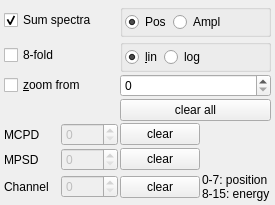
       <widget class="QWidget" name="tab">
        <attribute name="title">
         <string>Display</string>
        </attribute>
        <layout class="QGridLayout" name="gridLayout">
         <property name="leftMargin">
          <number>4</number>
         </property>
         <property name="topMargin">
          <number>4</number>
         </property>
         <property name="rightMargin">
          <number>4</number>
         </property>
         <property name="bottomMargin">
          <number>4</number>
         </property>
         <property name="spacing">
          <number>2</number>
         </property>
         <item row="7" column="1" colspan="2">
          <widget class="QSpinBox" name="dispMpsd">
           <property name="enabled">
            <bool>false</bool>
           </property>
           <property name="maximum">
            <number>7</number>
           </property>
          </widget>
         </item>
         <item row="8" column="1" colspan="2">
          <widget class="QSpinBox" name="dispChan">
           <property name="enabled">
            <bool>false</bool>
           </property>
           <property name="maximum">
            <number>15</number>
           </property>
          </widget>
         </item>
         <item row="8" column="3">
          <widget class="QPushButton" name="clearChan">
           <property name="text">
            <string>clear</string>
           </property>
           <property name="shortcut">
            <string/>
           </property>
          </widget>
         </item>
         <item row="4" column="3" colspan="2">
          <widget class="QSpinBox" name="zoomStart">
           <property name="maximum">
            <number>704</number>
           </property>
          </widget>
         </item>
         <item row="4" column="0" colspan="2">
          <widget class="QCheckBox" name="zoomBox">
           <property name="text">
            <string>&amp;zoom from</string>
           </property>
           <property name="shortcut">
            <string>Alt+Z</string>
           </property>
          </widget>
         </item>
         <item row="8" column="4">
          <widget class="QLabel" name="textLabel2">
           <property name="text">
            <string>0-7: position
8-15: energy</string>
           </property>
           <property name="wordWrap">
            <bool>false</bool>
           </property>
          </widget>
         </item>
         <item row="7" column="3">
          <widget class="QPushButton" name="clearMpsd">
           <property name="text">
            <string>clear</string>
           </property>
           <property name="shortcut">
            <string/>
           </property>
          </widget>
         </item>
         <item row="2" column="3" colspan="2">
          <widget class="QGroupBox" name="logGroup">
           <property name="enabled">
            <bool>true</bool>
           </property>
           <layout class="QHBoxLayout" name="horizontalLayout_2">
            <property name="spacing">
             <number>2</number>
            </property>
            <property name="leftMargin">
             <number>2</number>
            </property>
            <property name="topMargin">
             <number>2</number>
            </property>
            <property name="rightMargin">
             <number>2</number>
            </property>
            <property name="bottomMargin">
             <number>2</number>
            </property>
            <item>
             <widget class="QRadioButton" name="lin">
              <property name="text">
               <string>&amp;lin</string>
              </property>
              <property name="shortcut">
               <string>Alt+L</string>
              </property>
              <property name="checked">
               <bool>true</bool>
              </property>
             </widget>
            </item>
            <item>
             <widget class="QRadioButton" name="log">
              <property name="text">
               <string>log</string>
              </property>
             </widget>
            </item>
            <item>
             <spacer name="horizontalSpacer_3">
              <property name="orientation">
               <enum>Qt::Horizontal</enum>
              </property>
              <property name="sizeHint" stdset="0">
               <size>
                <width>40</width>
                <height>20</height>
               </size>
              </property>
             </spacer>
            </item>
           </layout>
          </widget>
         </item>
         <item row="5" column="3" colspan="2">
          <widget class="QPushButton" name="clearAll">
           <property name="text">
            <string>clear all</string>
           </property>
           <property name="shortcut">
            <string/>
           </property>
          </widget>
         </item>
         <item row="6" column="1" colspan="2">
          <widget class="QSpinBox" name="dispMcpd">
           <property name="enabled">
            <bool>false</bool>
           </property>
           <property name="maximum">
            <number>7</number>
           </property>
          </widget>
         </item>
         <item row="0" column="3" colspan="2">
          <widget class="QGroupBox" name="buttonGroup10">
           <layout class="QHBoxLayout" name="horizontalLayout">
            <property name="spacing">
             <number>2</number>
            </property>
            <property name="leftMargin">
             <number>2</number>
            </property>
            <property name="topMargin">
             <number>2</number>
            </property>
            <property name="rightMargin">
             <number>2</number>
            </property>
            <property name="bottomMargin">
             <number>2</number>
            </property>
            <item>
             <widget class="QRadioButton" name="dispAllPos">
              <property name="text">
               <string>Pos</string>
              </property>
              <property name="shortcut">
               <string/>
              </property>
              <property name="checked">
               <bool>true</bool>
              </property>
             </widget>
            </item>
            <item>
             <widget class="QRadioButton" name="dispAllAmpl">
              <property name="text">
               <string>Ampl</string>
              </property>
              <property name="shortcut">
               <string/>
              </property>
             </widget>
            </item>
            <item>
             <spacer name="horizontalSpacer_2">
              <property name="orientation">
               <enum>Qt::Horizontal</enum>
              </property>
              <property name="sizeHint" stdset="0">
               <size>
                <width>40</width>
                <height>20</height>
               </size>
              </property>
             </spacer>
            </item>
           </layout>
          </widget>
         </item>
         <item row="2" column="0">
          <widget class="QCheckBox" name="eightFoldBox">
           <property name="text">
            <string>8-fold</string>
           </property>
          </widget>
         </item>
         <item row="7" column="0">
          <widget class="QLabel" name="textLabel1_4_2_3_4_2_2">
           <property name="text">
            <string>MPSD</string>
           </property>
           <property name="wordWrap">
            <bool>false</bool>
           </property>
          </widget>
         </item>
         <item row="8" column="0">
          <widget class="QLabel" name="textLabel1_4_2_3_4_2_2_2">
           <property name="text">
            <string>Channel</string>
           </property>
           <property name="wordWrap">
            <bool>false</bool>
           </property>
          </widget>
         </item>
         <item row="6" column="0">
          <widget class="QLabel" name="textLabel1_4_2_3_4_2">
           <property name="text">
            <string>MCPD</string>
           </property>
           <property name="wordWrap">
            <bool>false</bool>
           </property>
          </widget>
         </item>
         <item row="0" column="0" colspan="2">
          <widget class="QCheckBox" name="dispAll">
           <property name="text">
            <string>Sum spectra</string>
           </property>
           <property name="shortcut">
            <string/>
           </property>
           <property name="checked">
            <bool>true</bool>
           </property>
          </widget>
         </item>
         <item row="6" column="3">
          <widget class="QPushButton" name="clearMcpd">
           <property name="text">
            <string>clear</string>
           </property>
           <property name="shortcut">
            <string/>
           </property>
          </widget>
         </item>
        </layout>
       </widget>
